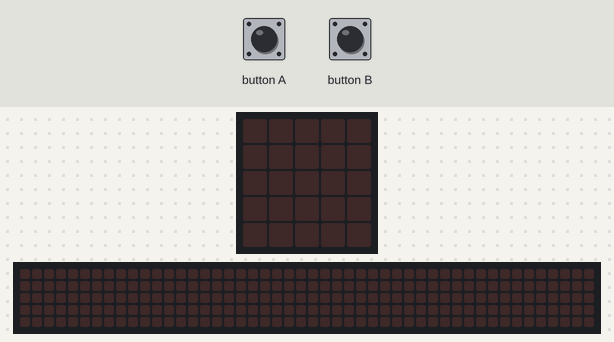
A program run on a simulated BBC micro:bit (MakeCode). Parts: the board's 5×5 LED display, a strip that is not on the board, showing the scrolling text unrolled. The inputs (shaded band) are chosen by the test bench. The modem accepts every AT command (registered, SIM ready, sends succeed) and sends nothing else; the 48×5 strip is a reading aid, not a part: it shows the text the display is scrolling, unrolled, one strip-width of it at a time.

Above: at 1.2 s.
1.3 s: button B pressed for 0.15 s
At 4.2 s:
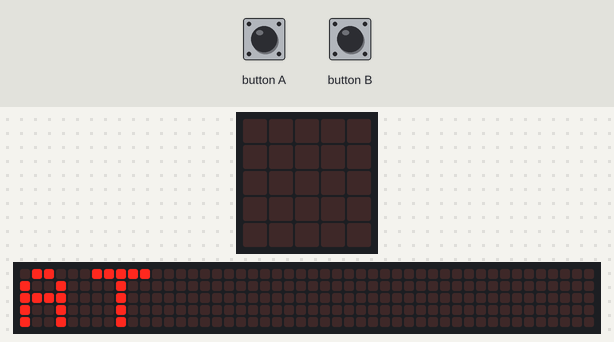
4.3 s: button A pressed for 0.15 s
At 7.1 s:
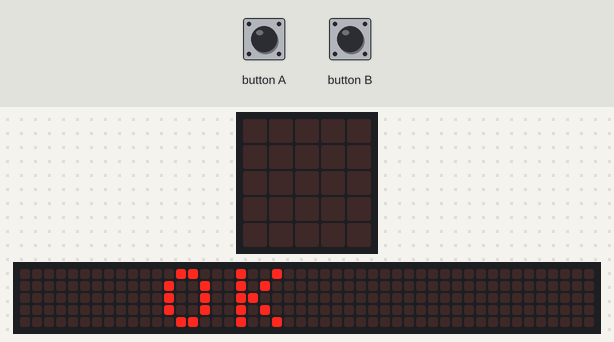
7.4 s: button B pressed for 0.15 s
At 12.47 s:
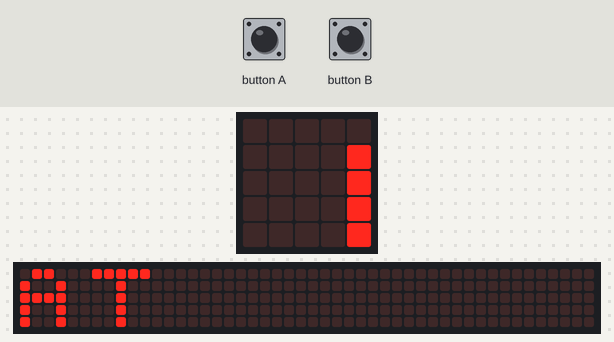

The program:

main.ts
```typescript
input.onButtonPressed(Button.A, function () {
    serial.redirect(
    SerialPin.P8,
    SerialPin.P12,
    BaudRate.BaudRate115200
    )
    serial.setTxBufferSize(32)
    serial.setRxBufferSize(32)
    basic.pause(100)
    // AT communication test
    serial.writeString("AT" + vCrLf)
    basic.pause(100)
    // ECHO OFF
    serial.writeString("ATE0" + vCrLf)
    basic.pause(100)
    // WiFi Disconnect
    serial.writeString("AT+RST" + vCrLf)
    basic.pause(100)
    // WiFi Disconnect
    serial.writeString("AT+RST" + vCrLf)
})
input.onButtonPressed(Button.B, function () {
    basic.showString("AT" + vCrLf)
})
let vCrLf = ""
serial.setRxBufferSize(32)
vCrLf = "" + String.fromCharCode(13) + String.fromCharCode(10)
basic.forever(function () {
    basic.showString(serial.readString())
})
```

test.ts
```typescript
// ide kerülnek a tesztek; a rendszer ezt nem kompilálja, ha a csomagot bővítményként használják.
```

Measured:
- after the input at 1.3 s, the display: changes after 0.15 s (image 1)
- after the input at 4.3 s, the display: changes after 1.7 s (image 2)
- after the input at 7.4 s, the display: first differs from a run without the input after 4.9 s (image 3 shows a later state)
